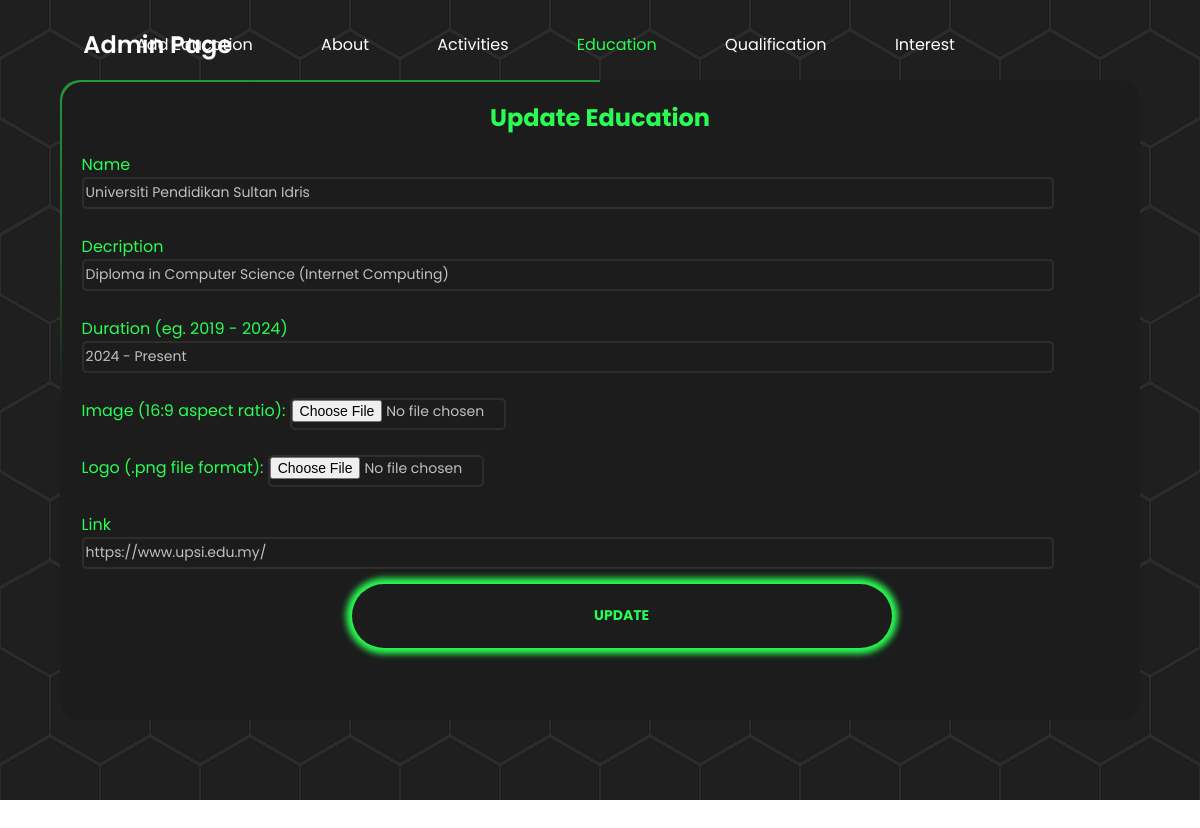
The page /education_update.php?ref=1 on the database its author committed.
### tables this page shows
CREATE TABLE `education` (
  `education_id` int(11) NOT NULL,
  `education_name` varchar(100) NOT NULL,
  `education_duration` varchar(100) NOT NULL,
  `education_img` varchar(200) NOT NULL,
  `education_link` varchar(200) NOT NULL,
  `education_desc` varchar(200) NOT NULL,
  `education_logo` varchar(200) NOT NULL
);

### education_update.php (the view, shortened to what this page needs)
<?php
    include 'connect.php';
    if(isset($_GET['ref'])) {
    $id = $_GET['ref'];
    $sql = "SELECT * FROM education where education_id = '$id'";
    $result = $conn->query($sql);
    if ($result->num_rows > 0) {
     while($row = $result->fetch_assoc()) {
    $education_name = $row['education_name'];
    $education_duration = $row['education_duration'];
    $education_img = $row['education_img'];
    $education_link = $row['education_link'];
    $education_desc = $row['education_desc'];
    $education_logo = $row['education_logo'];
     }
    } else {
    }
    }else{
    header("location:index.php");
    }
?>
<html>
<head>
    <link rel="stylesheet" href="education_add.css">
</head>
<header class="header">
    <a href="#" class="logo">Admin Page</a>
    <nav class="navbar">
        <a href="education_add.php">Add Education</a>
        <a href="admin.php">About</a>
        <a href="activities_list.php">Activities</a>
        <a href="education_list.php" class="active">Education</a>
        <a href="qualification_list.php">Qualification</a>
        <a href="interest_list.php">Interest</a>
    </nav>
</header>
<body>
    <div class="container">
        <header id="hex-grid">
    <div class="box">
        <div class="form"></div>
        <h2>Update Education</h2>
        <form action="education_update_act.php?ref=<?php echo"$id"; ?>" method="post">
            <br><br>
            Name
            <br>
            <input type="text" class="form-control" name="education_name" id="education_name" value="<?php echo"$education_name";?>">
            <br><br>
            Decription
            <br>
            <input name="education_desc" type="text" class="form-control" id="education_desc" value="<?php echo"$education_desc";?>">
            <br><br>
            Duration (eg. 2019 - 2024)
            <br>
            <input name="education_duration" type="text" class="form-control" id="education_duration" value="<?php echo"$education_duration";?>">
            <br><br>
            Image (16:9 aspect ratio):
            <input type="file" class="form-control" name="education_img" id="education_img" value="<?php echo"$education_img";?>">
            <br><br>
            Logo (.png file format):
            <input type="file" class="form-control" name="education_logo" id="education_logo" value="<?php echo"$education_logo";?>">
            <br><br>
            Link
            <br>
            <input name="education_link" type="text" class="form-control" id="education_link" value="<?php echo"$education_link";?>">
            <br><br>
            <input type="submit" class="submit" value="UPDATE" name="update" id="id">
        </form><br>
    </div>
    </header>
    </div>
</body>
</html>

### education_add.css (style rules this page uses)
* { font-family: "Poppins", sans-serif; text-decoration: none; }
:root { --main-color: #29fd53; --line-color: #28292d; --background-color: #1c1c1c; --text-color: #fff; }
.header { position: fixed; top: 0; left: 0; width: 100%; padding: 2rem 9%; display: flex; justify-content: space-between; align-items: center; z-index: 100; }
.logo { font-style: 2.5rem; color: var(--text-color); font-weight: 600; cursor: pointer; transform: scale(1.5); }
.navbar { transform: translateX(-40%) }
.navbar a { font-size: 1rem; color: var(--text-color); margin-left: 4rem; transition: 0.3s; }
.navbar a:hover, .navbar a.active { color: var(--main-color); }
body { margin: 0; padding: 0; min-height: 160vh; overflow: hidden; }
.container { background: #2b2b2b; display: flex; justify-content: center; align-items: center; min-height: 100vh; position: relative; z-index: 0; }
#hex-grid { height: 100vh; }
label, h2 { color: #29fd53; font-weight: bold; text-align: center; }
form { position: absolute; top: 0%; left: 0%; border: none; width: 100%; height: 100%; padding: 2%; border-radius: 20px; color: #29fd53; place-items: center; ` }
.box { position: absolute; top: 10%; left: 5%; width: 90%; height: 80%; background: #1c1c1c; border-radius: 20px; overflow: hidden; z-index: -10; }
.box::before { content: ''; position: absolute; top: -250%; left: -50%; width: 100%; height: 300%; background: linear-gradient(0deg, transparent, #29fd53, #29fd53); transform-origin: bottom right; animation: animate 6s linear infinite; z-index: -100; }
.box::after { content: ''; position: absolute; top: -250%; left: -50%; width: 100%; height: 300%; background: linear-gradient(0deg, transparent, #29fd53, #29fd53); transform-origin: bottom right; animation: animate 6s linear infinite; animation-delay: -3s; z-index: -100; }
.form { position: absolute; inset: 2px; border-radius: 20px; background: #1c1c1c; z-index: -10; }
input, select, option, textarea { width: 90%; background: transparent; color: silver; border: 2px solid #2d2d2d; border-radius: 5px; font-size: 14px; transition: 0.2s; outline: none; }
#education_img, #education_logo { width: 20%; }
input, select, option { height: 4vh; }
.submit, select, option { cursor: pointer; }
.submit { position: relative; background-color: transparent; width: 50%; height: 10%; padding: -20px 0px; top: -10%; left: 25%; font-weight: bold; display: inline-block; margin: 5% 0px; padding: 15px 30px; border-radius: 100px; color: #29fd53; border-color: transparent; box-shadow: 0px 0px 6px 6px #29fd53; text-transform: uppercase; overflow: hidden; transition: 0.2s; border: none; }

### rows shown on the page
education: education_name "Universiti Pendidikan Sultan Idris", education_desc "Diploma in Computer Science (Internet Computing)", education_duration "2024 - Present", education_link "https://www.upsi.edu.my/"
